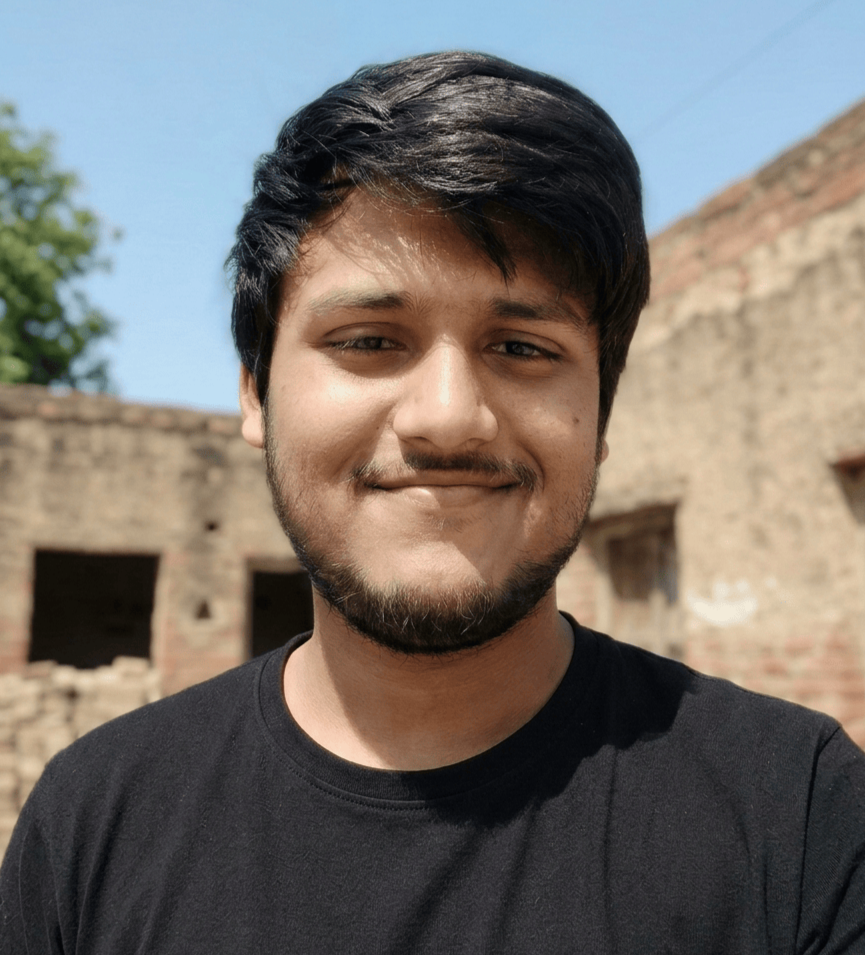
#> input picture assets/hardik.png, 865 x 955 px, found by its file name
$ python make_ascii_portrait.py
#> lines starting #> are read from the running program, lines starting #| are printed output that depends on the picture
"""
Converts assets/hardik.png into an animated monochrome ASCII-art SVG.
No external services, no JS - pure SVG + SMIL animation so GitHub renders it.
"""
import numpy as np
from PIL import Image, ImageOps

SRC = "assets/hardik.png"
OUT = "assets/ascii-portrait.svg"

COLS = 90
FONT_W = 6.2
FONT_H = 11
GREEN = "#39d353"
BG = "#0d1117"

# density ramp: sparse (dark) -> dense (light) characters, reversed since
# we invert luminance to read light-on-dark like a terminal
RAMP = " .:-=+*#%@"


def load_grid():
    img = Image.open(SRC).convert("L")
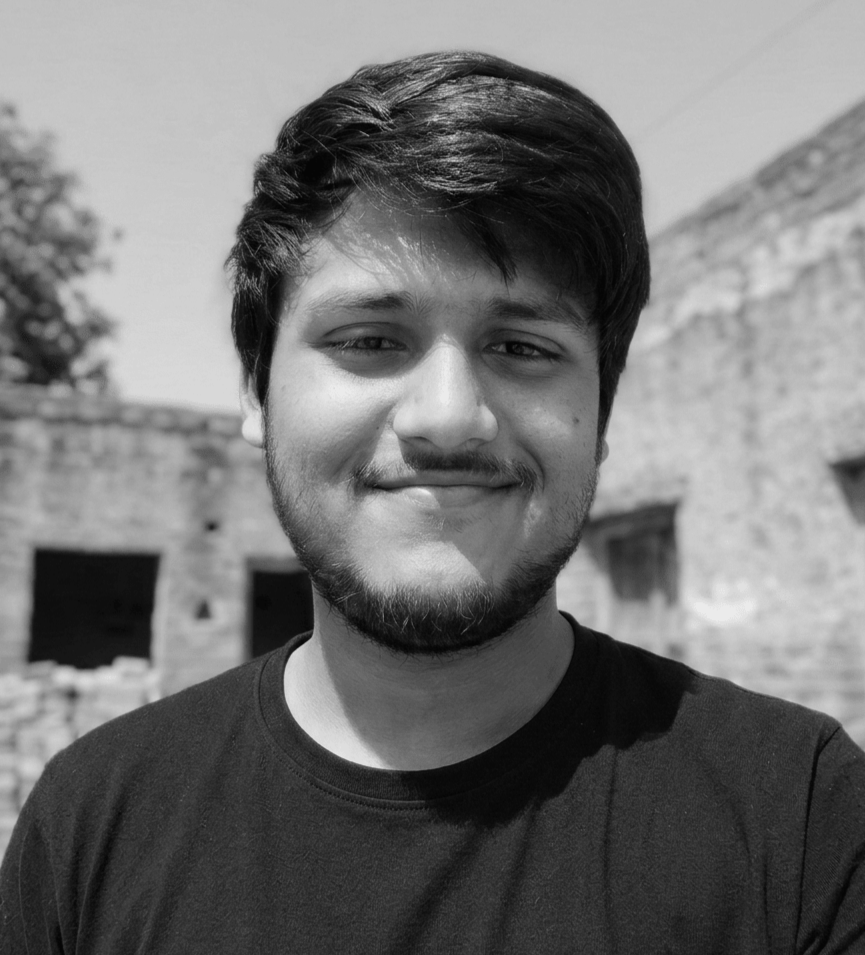
#> img: PIL image 865x955 L; min 5, max 235, mean 114.9
    img = ImageOps.autocontrast(img, cutoff=1)
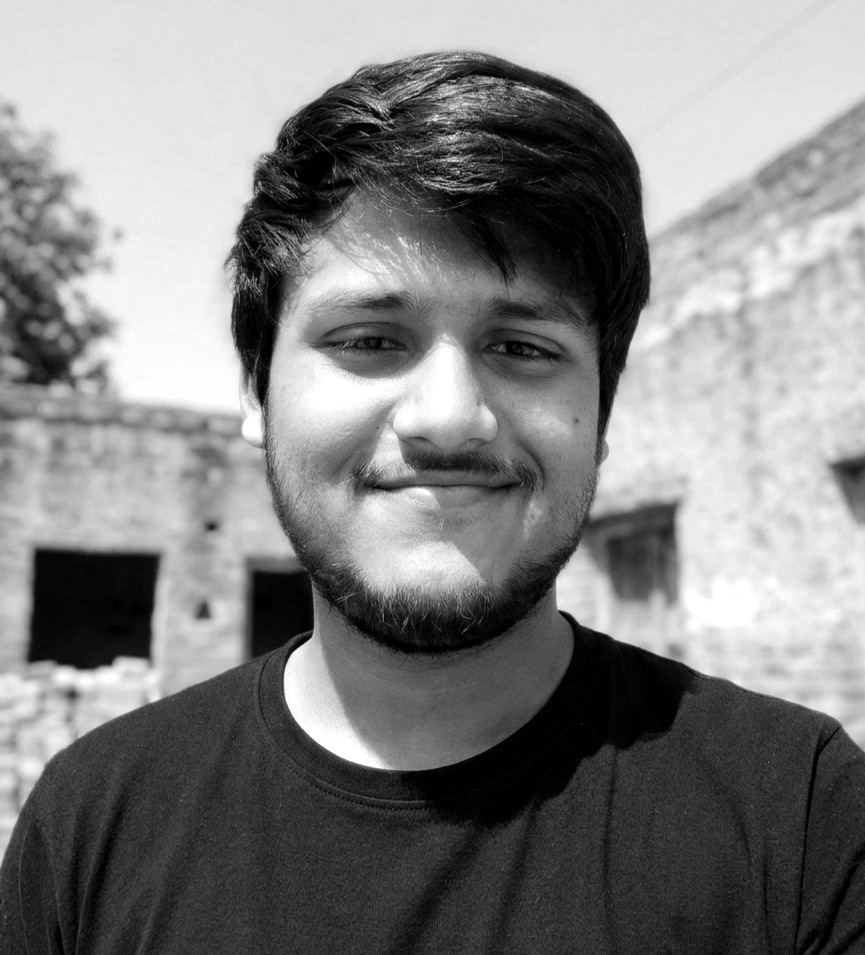
#> img: PIL image 865x955 L; min 0, max 255, mean 129.3
    w, h = img.size
#> w = 865; h = 955
    cell_w = w / COLS
#> cell_w = 9.61
    # characters are taller than wide, compensate aspect ratio
    rows = int((h / cell_w) * (FONT_W / FONT_H) * COLS / COLS * (h / w) * 0) or 0
#> rows = 0
    rows = int(COLS * (h / w) * (FONT_W / FONT_H))
#> rows = 56
    img = img.resize((COLS, rows))
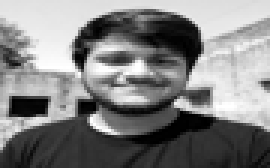
#> img: PIL image 90x56 L (shown 3 times larger); min 0, max 255, mean 129.3
    arr = np.asarray(img).astype(float) / 255.0
    return arr


def to_chars(arr):
    idx = (arr * (len(RAMP) - 1)).astype(int)
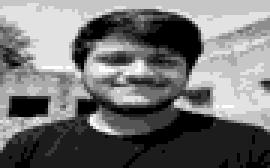
#> idx: shape (56, 90) int64 (shown 3 times larger); min 0, max 9, mean 4.06; drawn with min black and max white
    return [[RAMP[v] for v in row] for row in idx]


def build_svg(chars):
    rows = len(chars)
    cols = len(chars[0])
    width = cols * FONT_W
    height = rows * FONT_H

    parts = []
    parts.append(
        f'<svg xmlns="http://www.w3.org/2000/svg" width="{width:.0f}" '
        f'height="{height:.0f}" viewBox="0 0 {width:.0f} {height:.0f}">'
    )
    parts.append(f'<rect width="100%" height="100%" fill="{BG}"/>')
    parts.append(
        f'<style>text{{font-family:"Courier New",monospace;font-size:{FONT_H}px;'
        f'fill:{GREEN};white-space:pre;}}</style>'
    )

    for r, row in enumerate(chars):
        line = "".join(row).replace("&", "&amp;").replace("<", "&lt;")
        y = (r + 1) * FONT_H
        delay = r * 0.035
        parts.append(
            f'<text x="0" y="{y:.1f}" opacity="0">'
            f'<animate attributeName="opacity" from="0" to="1" '
            f'begin="{delay:.2f}s" dur="0.4s" fill="freeze"/>'
            f"{line}</text>"
        )

    parts.append("</svg>")
    return "\n".join(parts)


if __name__ == "__main__":
    arr = load_grid()
    chars = to_chars(arr)
#> chars = 56 items
    svg = build_svg(chars)
#> in build_svg, `rows = len(chars)`: rows = 56
#> in build_svg, `cols = len(chars[0])`: cols = 90
#> in build_svg, `width = cols * FONT_W`: width = 558
#> in build_svg, `height = rows * FONT_H`: height = 616
#> the loop in build_svg, `for r, row in enumerate(chars):` made 56 passes
#> (y, delay) on passes 1 to 12: (11, 0), (22, 0.035), (33, 0.07), (44, 0.105), (55, 0.14), (66, 0.175), (77, 0.21), (88, 0.245), (99, 0.28), (110, 0.315), (121, 0.35), (132, 0.385)
#> after the loop in build_svg, `for r, row in enumerate(chars):`: parts = 59 items
    with open(OUT, "w", encoding="utf-8") as f:
        f.write(svg)
    print(f"wrote {OUT} ({len(chars[0])}x{len(chars)} chars)")
#| wrote assets/ascii-portrait.svg (90x56 chars)
